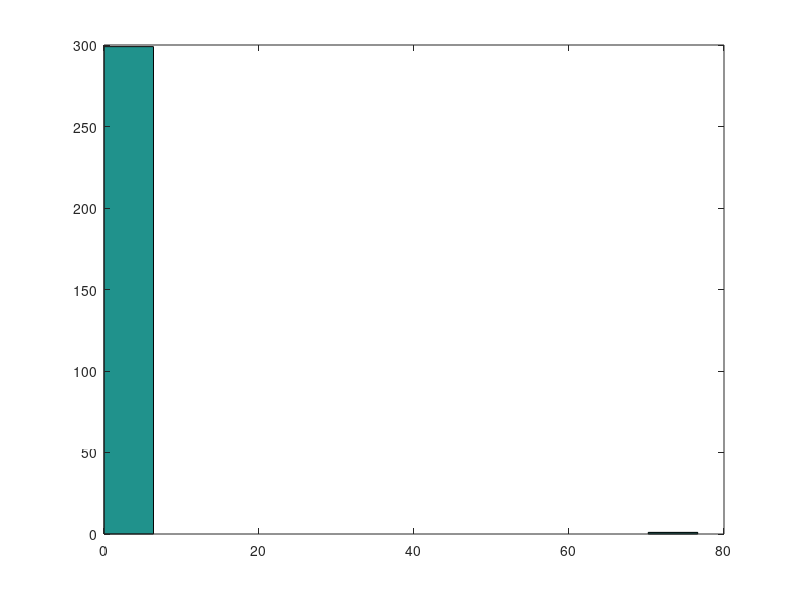

Recreate this plot in MATLAB.
load geyser
data = geyser;
mus = data;
n = length(data);
h = 1.06* std(data)*n^(-1/5);
pies = (1:n) / n;

new_sample_size = 300;
xfm = zeros(new_sample_size,1);


for i = 1:new_sample_size;
   u  = rand;

   if  u < pies(1)
      xfm(i) = normrnd(mus(1),h); 
   end
       
   for j = 2:pies-1;
      if  u >= pies(j) || u < pies(j+1)
         xfm(i) = normrnd(mus(j+1),h); 
      end
   end
    
end

hist(xfm,12)
